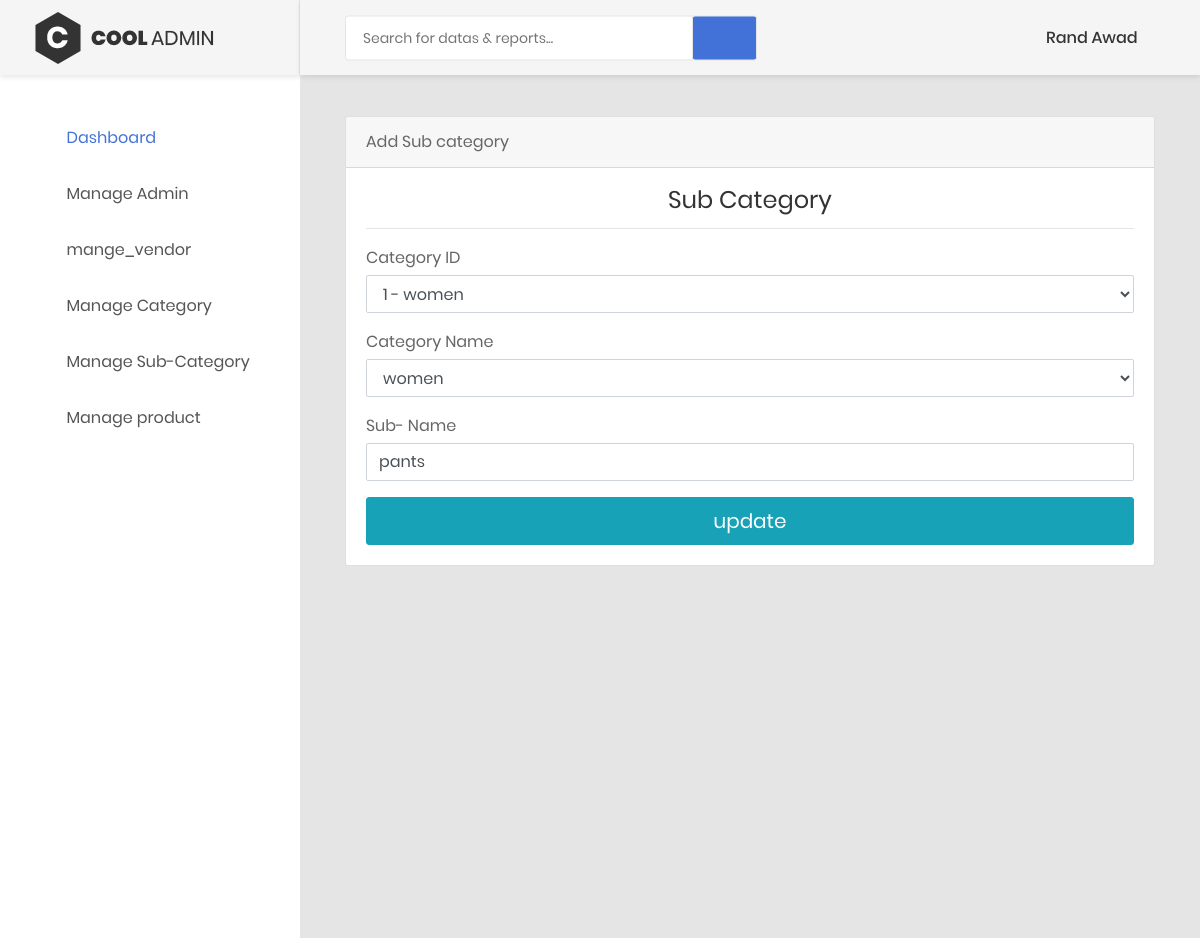
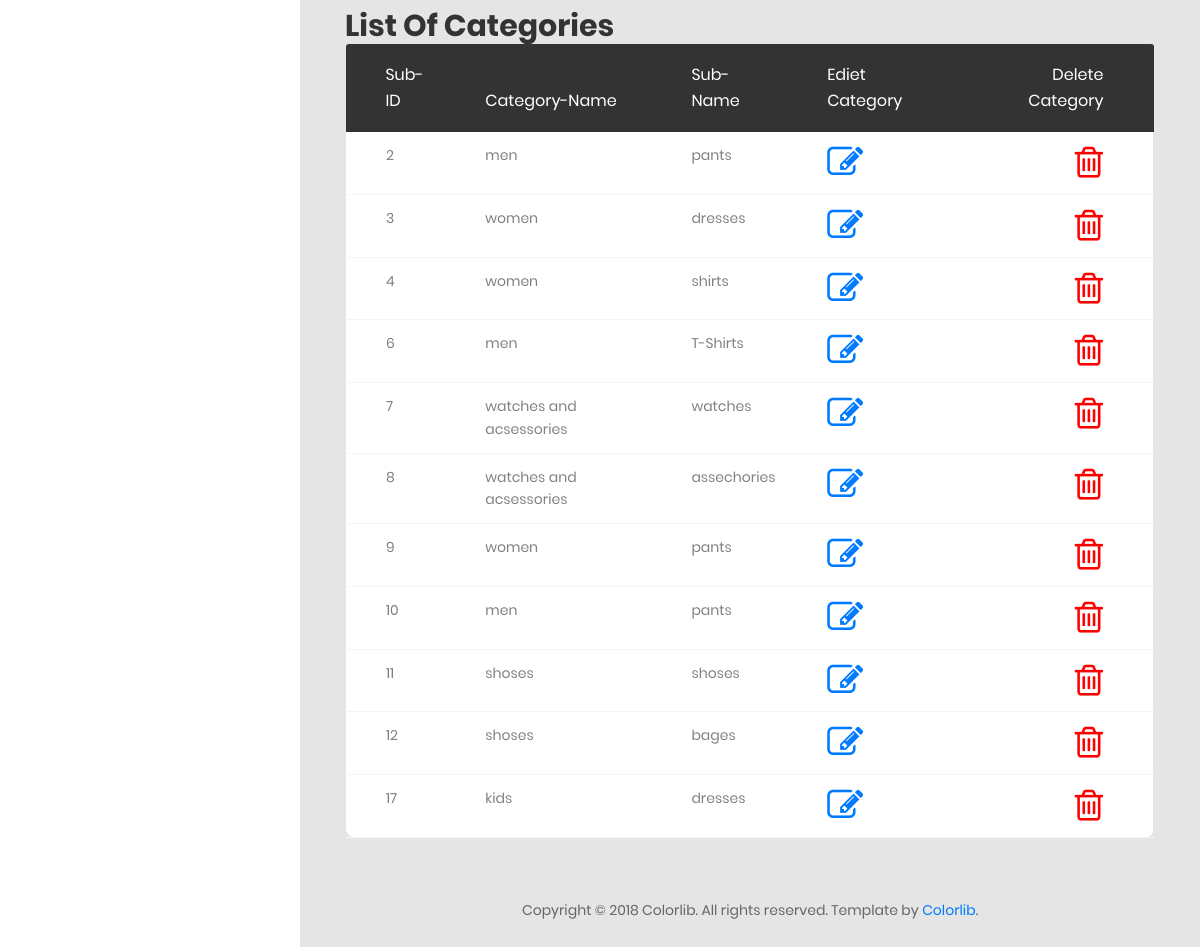
Screenshot of /admain/manage_sub category.php?idediet=2 (signed in) with the database file from the repository (2 pictures, top to bottom).
### tables this page shows
CREATE TABLE `sub_category` (
  `sub_id` int(10) NOT NULL,
  `cat_id` int(6) NOT NULL,
  `cat_name` varchar(70) NOT NULL,
  `sub_cat_name` text NOT NULL
);

### admain/manage_sub category.php (the view, shortened to what this page needs)
<?php
include ('../includes/admain-header.php');
include ('../config/db.php');
?>
<?php
if(isset($_GET['idediet'])){
    $id=$_GET['idediet'];
$query="SELECT * FROM sub_category where sub_id= {$id}";
$result=mysqli_query($conn,$query);
$cat=mysqli_fetch_assoc($result);
}
?>
<div class="main-content">
                <div class="section__content section__content--p30">
                    <div class="container-fluid">
                        <div class="row">
                            <div class="col-lg-12">
                                <div class="card">
                                    <div class="card-header">Add Sub category</div>
                                    <div class="card-body">
                                        <div class="card-title">
                                            <h3 class="text-center title-2">Sub Category</h3>
                                        </div>
                                        <hr>
                                        <form action="" method="post"  enctype="multipart/form-data">
                                            <?php
                                          echo  '<div class="form-group has-success">';
                                          echo      '<label for="cc-name" class="control-label mb-1">Category ID </label>';
                                          echo      '<select id="cc-id" name="catid" select="selected"  class="form-control cc-name valid" data-val="true" data-val-required="Please enter the name on category">';
                                            $query="SELECT * FROM category";
                                            $result=mysqli_query($conn,$query);
                                            while($catname= mysqli_fetch_assoc($result)){
                                                echo '<option>' . $catname['cat_id'] .' - '. $catname['cat_name'].'</option>';
                                            }
                                              echo  '</select>';
                                            echo   '</div>';
                                            ?>
                                            <?php
                                          echo  '<div class="form-group has-success">';
                                          echo      '<label for="cc-name" class="control-label mb-1">Category Name </label>';
                                          echo      '<select id="cc-id" name="catname"   class="form-control cc-name valid" data-val="true" required>';
                                            $query="SELECT * FROM category";
                                            $result=mysqli_query($conn,$query);
                                            while($catname= mysqli_fetch_assoc($result)){
                                                echo '<option >'. $catname['cat_name'].'</option>';
                                            }
                                              echo  '</select>';
                                            echo   '</div>';
                                            ?>
                                            <div class="form-group has-success">
                                                <label for="cc-name" class="control-label mb-1">Sub- Name </label>
                                                <input id="cc-name" name="sub-name" type="text" class="form-control cc-name valid" data-val="true" data-val-required="Please enter the name on category"
                                                    autocomplete="cc-name" required value="<?php if(isset($_GET['idediet'])){echo $cat['sub_cat_name'] ;}?>">
                                            </div>
                                            <div>
                                                <button id="payment-button" type="submit" class="btn btn-lg btn-info btn-block" name="sub2" style="
                                                <?php
                                                    if(isset($_GET['idediet'])) echo 'display:block;';
                                                    else echo 'display: none;';
                                                         ?>
                                                         ">
                                                    <span id="payment-button-amount">update</span>
                                                </button>
                                            </div>
                                        </form>
                                    </div>
                                </div>
                            </div>
</div>
</div>
</div>
</div>
<div class="main-content">
                <div class="section__content section__content--p30">
                    <div class="container-fluid">
                      <div class="row m-t-30">
                            <div class="col-md-12">
                                <div class="table-responsive m-b-40">
                                    <table class="table table-borderless table-data3">
                                        <h2>List Of Categories</h2>
                                        <thead>
                                            <tr>
                                                <th>Sub-ID</th>
                                                <th>Category-Name</th>
                                                <th>sub-name</th>
                                                <th>Ediet category</th>
                                                <th>Delete category</th>
                                            </tr>
                                        </thead>
                                        <tbody>
                                        <?php
                                       $query="SELECT * FROM sub_category";
                                       $result=mysqli_query($conn,$query);
                                       while($category= mysqli_fetch_assoc($result)){
                                             echo  '<tr>';
                                             echo    "<td>{$category['sub_id']}</td>";
                                             echo    "<td>{$category['cat_name']}</td>";
                                             echo    "<td>{$category['sub_cat_name']}</td>";
                                         echo   "<td><a href='manage_sub category.php?idediet={$category['sub_id']}'><i class='fa fa-edit' style='font-size:36px'></a></i></td>";
                                         echo   "<td><a href='manage_sub category.php?iddelete={$category['sub_id']}'><i class='fa fa-trash-o' style='font-size:36px;color:red'></a></i></td>";
                                         echo '</tr>';
                                        }
                                            ?>
                                        </tbody>
                                    </table>
                                </div>
                            </div>
                        </div>
</div>
</div>
</div>
 <?php include ('../includes/admain-footer.php'); ?>

### rows the page displays
sub_category: sub-name "pants", sub_id "2", cat_name "men", sub_cat_name "pants"
sub_category: sub_id "3", cat_name "women", sub_cat_name "dresses"
sub_category: sub_id "4", cat_name "women", sub_cat_name "shirts"
sub_category: sub_id "6", cat_name "men", sub_cat_name "T-Shirts"
sub_category: sub_id "7", cat_name "watches and acsessories", sub_cat_name "watches"
sub_category: sub_id "8", cat_name "watches and acsessories", sub_cat_name "assechories"
sub_category: sub_id "9", cat_name "women", sub_cat_name "pants"
sub_category: sub_id "10", cat_name "men", sub_cat_name "pants"
sub_category: sub_id "11", cat_name "shoses", sub_cat_name "shoses"
sub_category: sub_id "12", cat_name "shoses", sub_cat_name "bages"
sub_category: sub_id "17", cat_name "kids", sub_cat_name "dresses"

### other values shown
$_SESSION['adname'] "Rand Awad"
form field catid "1 - women"
form field catname "women"
